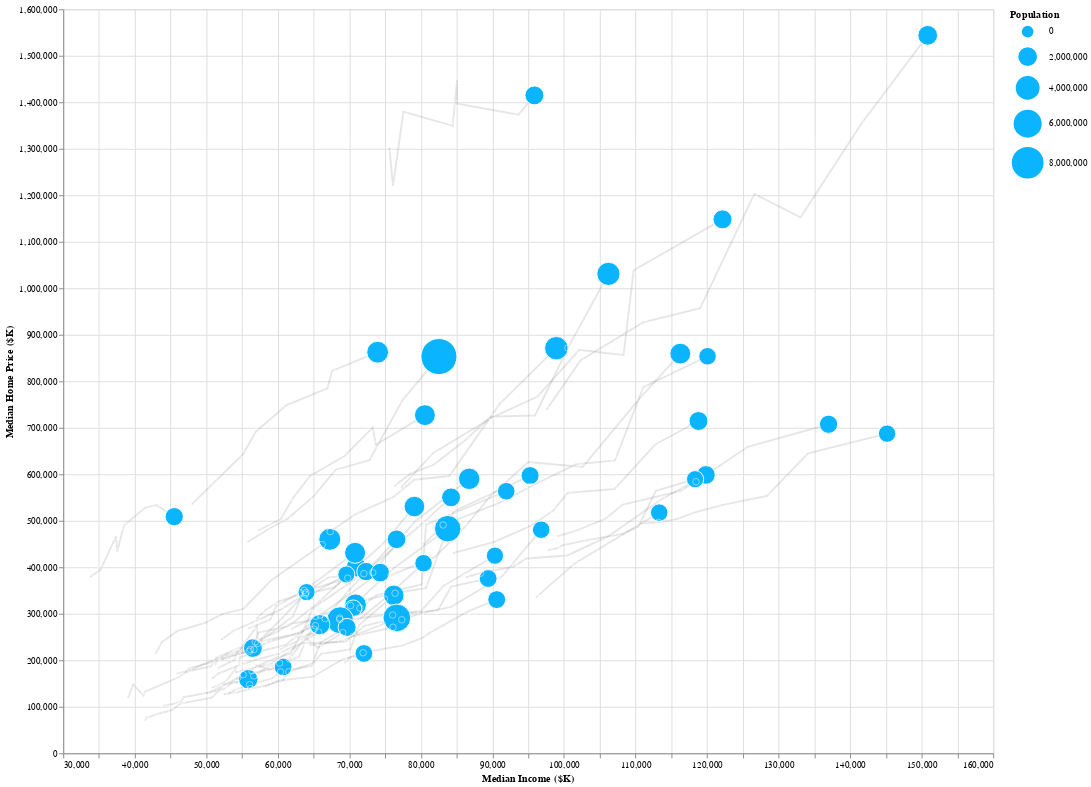

The code cell stored with this chart in its notebook:
### Code cell
import altair as alt
import pandas as pd

# Filter the data for places with population > 1,000,000
df_filtered = df_red_all[df_red_all['population'] > 1000000]

# Filter the data for the selected years (excluding 2020)
years = [2014, 2015, 2016, 2017, 2018, 2019, 2021, 2022]
df_selected_years = df_filtered[df_filtered['year'].isin(years)]

# Create a selection for highlighting, tied specifically to the 2022 bubbles
highlight = alt.selection_single(on='click', empty='none', fields=['county_state'])

# Base chart
base = alt.Chart(df_selected_years).encode(
    x=alt.X('med_inc:Q', title='Median Income ($K)'),
    y=alt.Y('all_home_val:Q', title='Median Home Price ($K)'),
    tooltip=[
        alt.Tooltip('county_state:N', title='County/State'),
        alt.Tooltip('year:O', title='Year'),
        alt.Tooltip('med_inc:Q', title='Median Income ($K)', format=',d'),
        alt.Tooltip('all_home_val:Q', title='Median Home Price ($K)', format=',d')
    ]
)

# Lines connecting the data points, conditional on 2022 bubble selection
lines = base.mark_line().encode(
    detail='county_state:N',
    opacity=alt.condition(highlight, alt.value(0.8), alt.value(0.2)),
    color=alt.value('gray')
)

# Points for 2022 with size proportional to population, filled with #0bb4ff, and outlined in white
points_2022 = base.mark_point(filled=True).encode(
    size=alt.Size('population:Q', scale=alt.Scale(range=[200, 1500]), title='Population'),  # Further increased size range
    color=alt.value('#0bb4ff'),
    stroke=alt.value('white'),
    strokeWidth=alt.value(1),
    opacity=alt.value(1),
).add_selection(
    highlight
).transform_filter(
    alt.datum.year == 2022  # Only show 2022 points
)

# Small nodes for each year pre-2022 (excluding 2020) with white outline, filled on highlight
nodes = base.mark_point().encode(
    size=alt.value(50),  # Small, equally sized nodes
    fill=alt.condition(highlight, alt.value('#0bb4ff'), alt.value(None)),  # Fill with #0bb4ff on highlight
    stroke=alt.value('white'),
    strokeWidth=alt.value(1),
    color=alt.value('lightgray'),  # Outline color remains lightgray when not highlighted
    opacity=alt.condition(highlight, alt.value(1), alt.value(0.5))  # Higher opacity when highlighted
).transform_filter(
    alt.datum.year != 2022  # Exclude 2022
)

# Combine lines, 2022 points, and pre-2022 nodes, and increase the chart size
chart = (lines + points_2022 + nodes).properties(
    width=1000,  # Set the width to 1000 pixels
    height=800   # Set the height to 800 pixels
)

# Show the chart
chart.show()

### Figure 1 — Vega-Lite specification as saved in the notebook (floating-point values rounded to 4 significant figures; data arrays with more than 128 entries replaced by an {"elided": "..."} marker saying what was removed)
{"config": {"view": {"continuousWidth": 300, "continuousHeight": 300}}, "layer": [{"mark": {"type": "line"}, "encoding": {"color": {"value": "gray"}, "detail": {"field": "county_state", "type": "nominal"}, "opacity": {"condition": {"param": "param_11", "value": 0.8, "empty": false}, "value": 0.2}, "tooltip": [{"field": "county_state", "title": "County/State", "type": "nominal"}, {"field": "year", "title": "Year", "type": "ordinal"}, {"field": "med_inc", "format": ",d", "title": "Median Income ($K)", "type": "quantitative"}, {"field": "all_home_val", "format": ",d", "title": "Median Home Price ($K)", "type": "quantitative"}], "x": {"field": "med_inc", "title": "Median Income ($K)", "type": "quantitative"}, "y": {"field": "all_home_val", "title": "Median Home Price ($K)", "type": "quantitative"}}}, {"mark": {"type": "point", "filled": true}, "encoding": {"color": {"value": "#0bb4ff"}, "opacity": {"value": 1}, "size": {"field": "population", "scale": {"range": [200, 1500]}, "title": "Population", "type": "quantitative"}, "stroke": {"value": "white"}, "strokeWidth": {"value": 1}, "tooltip": [{"field": "county_state", "title": "County/State", "type": "nominal"}, {"field": "year", "title": "Year", "type": "ordinal"}, {"field": "med_inc", "format": ",d", "title": "Median Income ($K)", "type": "quantitative"}, {"field": "all_home_val", "format": ",d", "title": "Median Home Price ($K)", "type": "quantitative"}], "x": {"field": "med_inc", "title": "Median Income ($K)", "type": "quantitative"}, "y": {"field": "all_home_val", "title": "Median Home Price ($K)", "type": "quantitative"}}, "name": "view_11", "transform": [{"filter": "(datum.year === 2022)"}]}, {"mark": {"type": "point"}, "encoding": {"color": {"value": "lightgray"}, "fill": {"condition": {"param": "param_11", "value": "#0bb4ff", "empty": false}, "value": null}, "opacity": {"condition": {"param": "param_11", "value": 1, "empty": false}, "value": 0.5}, "size": {"value": 50}, "stroke": {"value": "white"}, "strokeWidth": {"value": 1}, "tooltip": [{"field": "county_state", "title": "County/State", "type": "nominal"}, {"field": "year", "title": "Year", "type": "ordinal"}, {"field": "med_inc", "format": ",d", "title": "Median Income ($K)", "type": "quantitative"}, {"field": "all_home_val", "format": ",d", "title": "Median Home Price ($K)", "type": "quantitative"}], "x": {"field": "med_inc", "title": "Median Income ($K)", "type": "quantitative"}, "y": {"field": "all_home_val", "title": "Median Home Price ($K)", "type": "quantitative"}}, "transform": [{"filter": "(datum.year !== 2022)"}]}], "data": {"name": "data-8b29f75559df99beb595d283cc115536"}, "height": 800, "params": [{"name": "param_11", "select": {"type": "point", "fields": ["county_state"], "on": "click"}, "views": ["view_11"]}], "width": 1000, "$schema": "https://vega.github.io/schema/vega-lite/v5.20.1.json", "datasets": {"data-8b29f75559df99beb595d283cc115536": {"elided": "358 records"}}}
